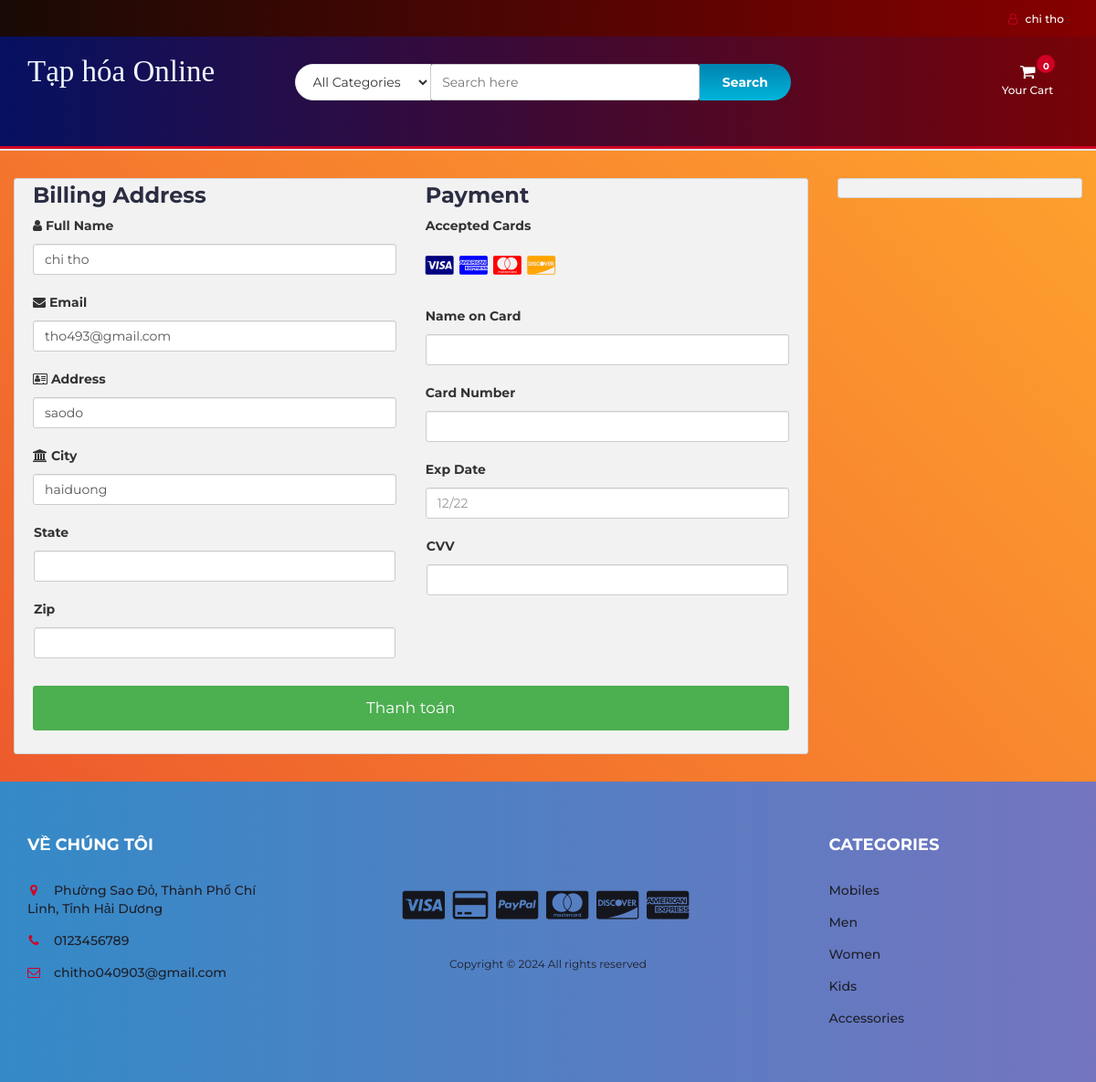
The page /checkout.php (signed in) on the database its author committed.
### tables this page shows
CREATE TABLE `user_info` (
  `user_id` int NOT NULL,
  `first_name` varchar(100) NOT NULL,
  `last_name` varchar(100) NOT NULL,
  `email` varchar(300) NOT NULL,
  `password` varchar(300) NOT NULL,
  `mobile` varchar(15) NOT NULL,
  `address1` varchar(300) NOT NULL,
  `address2` varchar(50) NOT NULL
);

### database/db.php (called while the page is built, shortened)
<?php
class Database
{
    private $servername = "localhost";
    private $username = "root";
    private $password = "";
    private $dbname = "online-shop";
    private $conn = "";
    private $result;
    public function connect()
    {
        $this->conn = mysqli_connect($this->servername, $this->username, $this->password, $this->dbname);
    }
    public function resultSet()
    {
        $rows = array();
        while ($row = mysqli_fetch_assoc($this->result)) {
            $rows[] = $row;
        }
        return $rows;
    }
    public function query($sql)
    {
        try {
            $result = mysqli_query($this->conn, $sql);
            $this->result = $result;
        } catch (mysqli_sql_exception $e) {
            die('Error: ' . $e->getMessage());
        }
    }
}

### database/account_class.php (called while the page is built, shortened)
<?php
class account
{
    private $db, $first_name, $last_name, $email, $password, $mobile, $address1, $address2, $user_id;
    public function __construct($first_name = '', $last_name = '', $email = '', $password = '', $mobile = '', $address1 = '', $address2 = '')
    {
        $this->db = new Database;
    }
    public function getAccount()
    {
        $this->db->query("SELECT * FROM `user_info` WHERE `user_id`= $this->user_id");
        $results = $this->db->resultSet();
        return $results[0];
    }
    public function setUser_id($user_id)
    {
        $this->user_id = $user_id;
    }
}
?>

### checkout.php (the view, shortened to what this page needs)
<?php
include "header.php";
?>
<section class="section">
	<div class="container-fluid">
		<div class="row-checkout">
			<?php
			if (isset($_SESSION["uid"])) {
				$account = new account();
				$account->setUser_id($_SESSION["uid"]);
				$result = $account->getAccount();
				echo '
			<div class="col-75">
				<div class="container-checkout">
				<form id="checkout_form" action="checkout_process.php" method="POST" class="was-validated">
					<div class="row-checkout">
					<div class="col-50">
						<h3>Billing Address</h3>
						<label for="fname"><i class="fa fa-user" ></i> Full Name</label>
						<input type="text" id="fname" class="form-control" name="firstname" pattern="^[_a-z0-9-]+(\.[_a-z0-9-]+)*@[a-z0-9]+(\.[a-z]{2,4})$"  value="' . $row["first_name"] . ' ' . $row["last_name"] . '">
						<label for="email"><i class="fa fa-envelope"></i> Email</label>
						<input type="text" id="email" name="email" class="form-control" pattern="^[_a-z0-9-]+(\.[_a-z0-9-]+)*@[a-z0-9]+(\.[a-z]{2,4})$" value="' . $row["email"] . '" required>
						<label for="adr"><i class="fa fa-address-card-o"></i> Address</label>
						<input type="text" id="adr" name="address" class="form-control" value="' . $row["address1"] . '" required>
						<label for="city"><i class="fa fa-institution"></i> City</label>
						<input type="text" id="city" name="city" class="form-control" value="' . $row["address2"] . '" pattern="^[_a-z0-9-]+(\.[_a-z0-9-]+)*@[a-z0-9]+(\.[a-z]{2,4})$" required>
						<div class="row">
						<div class="col-50">
							<label for="state">State</label>
							<input type="text" id="state" name="state" class="form-control" pattern="^[_a-z0-9-]+(\.[_a-z0-9-]+)*@[a-z0-9]+(\.[a-z]{2,4})$" required>
						</div>
						<div class="col-50">
							<label for="zip">Zip</label>
							<input type="text" id="zip" name="zip" class="form-control" pattern="^[0-9]{6}(?:-[0-9]{4})?$" required>
						</div>
						</div>
					</div>
					<div class="col-50">
						<h3>Payment</h3>
						<label for="fname">Accepted Cards</label>
						<div class="icon-container">
						<i class="fa fa-cc-visa" style="color:navy;"></i>
						<i class="fa fa-cc-amex" style="color:blue;"></i>
						<i class="fa fa-cc-mastercard" style="color:red;"></i>
						<i class="fa fa-cc-discover" style="color:orange;"></i>
						</div>
						<label for="cname">Name on Card</label>
						<input type="text" id="cname" name="cardname" class="form-control" pattern="^[a-zA-Z ]+$" required>
						<div class="form-group" id="card-number-field">
                        <label for="cardNumber">Card Number</label>
                        <input type="text" class="form-control" id="cardNumber" name="cardNumber" required>
                    </div>
						<label for="expdate">Exp Date</label>
						<input type="text" id="expdate" name="expdate" class="form-control" pattern="^((0[1-9])|(1[0-2]))\/(\d{2})$" placeholder="12/22"required>
						<div class="row">
						<div class="col-50">
							<div class="form-group CVV">
								<label for="cvv">CVV</label>
								<input type="text" class="form-control" name="cvv" id="cvv" required>
						</div>
						</div>
					</div>
					</div>
					</div>
					';
				$total = 0;
				$total_count = $_POST['total_count'];
				echo '
				<input type="hidden" name="total_count" value="' . $total_count . '">
					<input type="hidden" name="total_price" value="' . $total . '">
					<input type="submit" id="submit" value="Thanh toán" class="checkout-btn">
				</form>
				</div>
			</div>
			';
			} else {
				echo "<script>window.location.href = 'cart.php'</script>";
			}
			?>
			<div class="col-25">
				<div class="container-checkout">
				</div>
			</div>
		</div>
	</div>
</section>
<?php
include "footer.php";
?>

### header.php (shortened to what this page needs)
<?php
include "database/db.php";
include "database/account_class.php";
?>
<!DOCTYPE html>
<html lang="en">
<head>
	<link type="text/css" rel="stylesheet" href="css/bootstrap.min.css" />
	<link type="text/css" rel="stylesheet" href="css/slick.css" />
	<link type="text/css" rel="stylesheet" href="css/slick-theme.css" />
	<link type="text/css" rel="stylesheet" href="css/nouislider.min.css" />
	<link rel="stylesheet" href="css/font-awesome.min.css">
	<link type="text/css" rel="stylesheet" href="css/style.css" />
	<link type="text/css" rel="stylesheet" href="css/accountbtn.css" />
</head>
<body>
	<header>
		<div id="top-header">
			<div class="container">
				<ul class="header-links pull-right">
					<li>
						<?php
						if (isset($_SESSION["uid"])) {
							$account = new account();
							$account->setUser_id($_SESSION["uid"]);
							$row = $account->getAccount();
							?>
							<div class="dropdownn">
								<a href="#" class="dropdownn" data-toggle="modal" data-target="#myModal"><i
										class="fa fa-user-o"></i>
									<?php echo $row["first_name"] . " " . $row["last_name"] ?>
								</a>
							</div>';
							<?php
						}
						?>
					</li>
				</ul>
			</div>
		</div>
		<div id="header">
			<div class="container">
				<div class="row">
					<div class="col-md-3">
						<div class="header-logo">
							<a href="#" class="logo">
								<font style="font-style:normal; font-size: 33px;color: aliceblue;font-family: serif">
									Tạp hóa Online
								</font>
							</a>
						</div>
					</div>
					<div class="col-md-6">
						<div class="header-search">
							<form>
								<select class="input-select">
									<option value="0">All Categories</option>
								</select>
								<input class="input" id="search" type="text" placeholder="Search here">
								<button type="submit" id="search_btn" class="search-btn">Search</button>
							</form>
						</div>
					</div>
					<div class="col-md-3 clearfix">
						<div class="header-ctn">
							<div class="dropdown">
								<a class="dropdown-toggle" data-toggle="dropdown" aria-expanded="true">
									<i class="fa fa-shopping-cart"></i>
									<span>Your Cart</span>
									<div class="badge qty">0</div>
								</a>
							</div>
						</div>
					</div>
				</div>
			</div>
		</div>
	</header>
	<nav id='navigation'>
	</nav>

### css/style.css (style rules this page uses)
body { font-family: 'Montserrat', sans-serif; font-weight: 400; background-image: linear-gradient(-134deg, #FFA62E 0%, #FB962E 20%, #F8852E 40%, #F3742D 60%, #EF612D 80%, #EA4D2C 100%); }
h1, h2, h3, h4, h5, h6 { color: #2B2D42; font-weight: 700; margin: 0 0 10px; }
a { color: #2B2D42; font-weight: 500; -webkit-transition: 0.2s color; transition: 0.2s color; }
ul, ol { margin: 0; padding: 0; list-style: none }
.input { height: 40px; padding: 0px 15px; border: 1px solid #E4E7ED; background-color: #FFF; width: 100%; }
.input-select { padding: 0px 15px; background: #FFF; border: 1px solid #E4E7ED; height: 40px; }
.section { padding-top: 30px; padding-bottom: 30px; }
#top-header { padding-top: 10px; padding-bottom: 10px; background-color: #1E1F29; }
.header-links li { display: inline-block; margin-right: 15px; font-size: 12px; }
.header-links li:last-child { margin-right: 0px; }
.header-links li a { color: #FFF; }
.header-links li i { color: #D10024; margin-right: 5px; }
#header { padding-top: 15px; padding-bottom: 15px; background-image: linear-gradient(-135deg, #FF6CAB 0%, #F660BC 10%, #EC53CD 20%, #E045DE 30%, #D335EE 40%, #C323FF 50%, #B53AFF 60%, #A749FF 70%, #9854FF 80%, #865EFF 90%, #7366FF 100%); }
.header-logo { float: left; }
.header-search { padding: 15px 0px; }
.header-search form { position: relative; }
.header-search form .input-select { margin-right: -4px; border-radius: 40px 0px 0px 40px; }
.header-search form .input { width: calc(100% - 260px); margin-right: -4px; }
.header-search form .search-btn { height: 40px; width: 100px; background: #00B4DB; background: -webkit-linear-gradient(to bottom, #0083B0, #00B4DB); background: linear-gradient(to bottom, #0083B0, #00B4DB); color: #FFF; font-weight: 700; border: none; border-radius: 0px 40px 40px 0px; }
.header-ctn { float: right; padding: 15px 0px; }
.header-ctn>div { display: inline-block; }
.header-ctn>div>a { display: block; position: relative; width: 90px; text-align: center; color: #FFF; }
.header-ctn>div>a>i { display: block; font-size: 18px; }
.header-ctn>div>a>span { font-size: 12px; }
.header-ctn>div>a>.qty { position: absolute; right: 15px; top: -10px; width: 20px; height: 20px; line-height: 20px; text-align: center; border-radius: 50%; font-size: 10px; color: #FFF; background-color: #D10024; }
#navigation { background: #FFF; border-bottom: 2px solid #E4E7ED; border-top: 3px solid #D10024; }

### css/accountbtn.css (style rules this page uses)
.dropdownn { position: relative; display: inline-block; }

### header.php (style rules this page uses)
#navigation { background: #FF4E50; background: -webkit-linear-gradient(to right, #F9D423, #FF4E50); background: linear-gradient(to right, #F9D423, #FF4E50); }
#header { background: #780206; background: -webkit-linear-gradient(to right, #061161, #780206); background: linear-gradient(to right, #061161, #780206); }
#top-header { background: #870000; background: -webkit-linear-gradient(to right, #190A05, #870000); background: linear-gradient(to right, #190A05, #870000); }

### checkout.php (style rules this page uses)
.row-checkout { display: -ms-flexbox; display: flex; -ms-flex-wrap: wrap; flex-wrap: wrap; margin: 0 -16px; }
.col-25 { -ms-flex: 25%; flex: 25%; }
.col-50 { -ms-flex: 50%; flex: 50%; }
.col-75 { -ms-flex: 75%; flex: 75%; }
.col-25, .col-50, .col-75 { padding: 0 16px; }
.container-checkout { background-color: #f2f2f2; padding: 5px 20px 15px 20px; border: 1px solid lightgrey; border-radius: 3px; }
input[type=text] { width: 100%; margin-bottom: 20px; padding: 12px; border: 1px solid #ccc; border-radius: 3px; }
label { margin-bottom: 10px; display: block; }
.icon-container { margin-bottom: 20px; padding: 7px 0; font-size: 24px; }
.checkout-btn { background-color: #4CAF50; color: white; padding: 12px; margin: 10px 0; border: none; width: 100%; border-radius: 3px; cursor: pointer; font-size: 17px; }

### rows shown on the page
user_info: first_name "chi", last_name "tho", firstname "chi tho", email "tho493@gmail.com", address "saodo", city "haiduong"
